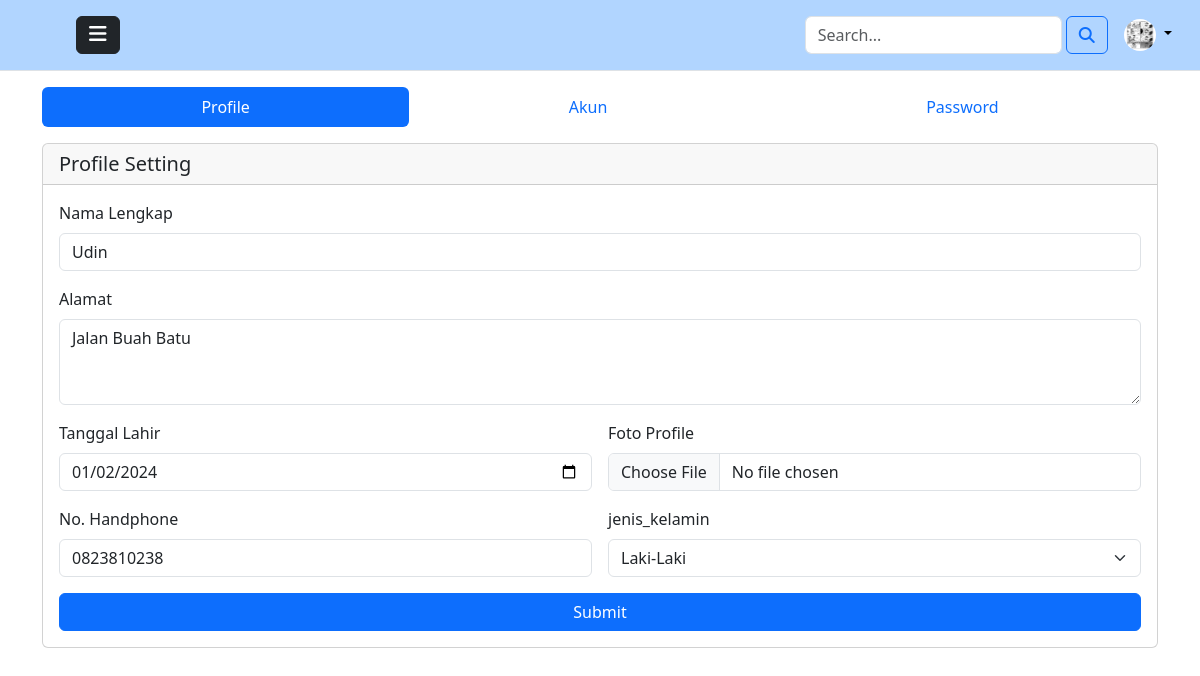
/settings (signed in), run on the app's committed database.
### core/models.py (models this page shows, shortened)
class Profile(models.Model):
    user = models.ForeignKey(User, on_delete=models.CASCADE)
    id_user = models.IntegerField()
    profile_image = models.ImageField(upload_to='profile_images', default='blank-profile-picture.png')
    alamat = models.TextField(blank=True)
    tanggal_lahir = models.DateField(blank=True, null=True)
    nama_lengkap = models.CharField(max_length=100, blank=True)
    no_hp = models.CharField(max_length=20, blank=True)
    jenis_kelamin = models.CharField(max_length=20, blank=True)

### core/views.py (the view)
# urls.py: path('settings', views.settings, name='settings'),
@login_required(login_url='login')
def settings(request):
    if request.method == 'POST':
        user = request.user
        user_model = User.objects.get(username=user)
        profile = Profile.objects.get(user=user_model)
        if request.FILES.get('profile_image') == None:
            profile.profile_image = profile.profile_image
        elif request.FILES.get('profile_image') != None:
            profile.profile_image = request.FILES['profile_image']
        profile.alamat = request.POST['alamat']
        profile.tanggal_lahir = request.POST['tanggal_lahir']
        profile.nama_lengkap = request.POST['nama_lengkap']
        profile.no_hp = request.POST['no_hp']
        profile.jenis_kelamin = request.POST['jenis_kelamin']
        profile.save()
        messages.success(request, 'Profile Berhasil Diupdate!', extra_tags='form_profile')
        return HttpResponseRedirect(request.META['HTTP_REFERER'])
    else:
        user = request.user
        user_model = User.objects.get(username=user)
        profile = Profile.objects.get(user=user_model)
        context = {
            'profile': profile,
        }
        return render(request, 'setting.html', context)

### templates/setting.html (shortened to what this page needs)
{% extends "layouts/base.html" %}
{% block content %}
{% include "layouts/navbar.html" %}
    <div class="container">
      <ul class="nav nav-pills nav-fill">
        <li class="nav-item ">
          <a class="nav-link active" data-toggle="tab" aria-current="page" href="#profile">Profile</a>
        </li>
        <li class="nav-item">
          <a class="nav-link" data-toggle="tab" href="#akun">Akun</a>
        </li>
        <li class="nav-item">
          <a class="nav-link" data-toggle="tab" href="#password">Password</a>
        </li>
      </ul>
        <div class="row tab-content">
            <div id="profile" class="col-lg-12 col-md-12 tab-pane mt-3 in active ">
                <div class="card">
                    <h5 class="card-header">Profile Setting</h5>
                    <div class="card-body">
                        <form action="" method="POST" class="row g-3" enctype="multipart/form-data" >
                            <div class="col-12">
                              <label for="nama_lengkap" class="form-label">Nama Lengkap</label>
                              <input type="text" required value="{{ profile.nama_lengkap }}" name="nama_lengkap" class="form-control" id="nama_lengkap">
                            </div>
                            <div class="col-12">
                              <label for="alamat" class="form-label">Alamat</label>
                              <textarea class="form-control" required name="alamat" rows="3">{{ profile.alamat }}</textarea>
                            </div>
                            <div class="col-6">
                              <label for="tanggal_lahir" class="form-label">Tanggal Lahir</label>
                              <input type="date" required value="{{ profile.tanggal_lahir|date:'Y-m-d' }}" name="tanggal_lahir" class="form-control" id="tanggal_lahir">
                            </div>
                            <div class="col-6">
                              <label for="profile_image" class="form-label">Foto Profile</label>
                              <input type="file" value="" name="profile_image" class="form-control" id="profile_image">
                            </div>
                            <div class="col-md-6">
                              <label for="no_hp" class="form-label">No. Handphone</label>
                              <input required type="text" value="{{ profile.no_hp }}" name="no_hp" class="form-control" id="no_hp">
                            </div>
                            <div class="col-md-6">
                              <label for="inputState" class="form-label">jenis_kelamin</label>
                              <select required id="inputState" name="jenis_kelamin" class="form-select">
                                        <option value="Laki-Laki" {% if profile.jenis_kelamin == 'Laki-Laki' %}selected{% endif %}>Laki-Laki</option>
                              </select>
                            </div>
                            <div align="center" class="col-12">
                              <button  type="submit" class="btn btn-primary w-100">Submit</button>
                            </div>
                          </form>
                    </div>
              </div>
          </div>
        </div>
    </div>
{% endblock content %}

### templates/layouts/navbar.html (shortened to what this page needs)
<header class="p-3 mb-3 border-bottom" style="background-color: #B1D5FF;">
  <div class="container-fluid">
    <div class="d-flex flex-wrap align-items-center justify-content-center justify-content-lg-start" >
      <a href="/" class="d-flex align-items-center mb-2 mb-lg-0 link-body-emphasis text-decoration-none">
        <svg class="bi me-2" width="40" height="32" role="img" aria-label="Bootstrap"><use xlink:href="#bootstrap"/></svg>
      </a>
      <ul class="nav col-12 col-lg-auto me-lg-auto mb-2 mb-md-0">
        <li><button class="btn btn-dark" type="button" data-bs-toggle="offcanvas" data-bs-target="#offcanvasWithBothOptions" aria-controls="offcanvasWithBothOptions"><i class="fa-solid fa-bars" style="font-size:20px;"></i></button></li>
      </ul>
      <form class="d-flex col-12 col-lg-auto mb-3 mb-lg-0 me-lg-3" action="/search_konten" method="post" role="search">
        <input type="search" name="search" class="form-control me-1" placeholder="Search..." aria-label="Search">
        <button class="btn btn-outline-primary" type="submit"><i class="fa-solid fa-magnifying-glass"></i>  </button>
      </form>
      <div class="dropdown text-end">
        <a href="#" class="d-block link-body-emphasis text-decoration-none dropdown-toggle" data-bs-toggle="dropdown" aria-expanded="false">
          <img src="{{profile.profile_image.url }}" alt="mdo" width="32" height="32" class="rounded-circle">
        </a>
      </div>
    </div>
  </div>
</header>

### data on the page
Profile: profile_image (picture), nama_lengkap "Udin", alamat "Jalan Buah Batu", tanggal_lahir "01/02/2024", no_hp "0823810238", jenis_kelamin "Laki-Laki"
